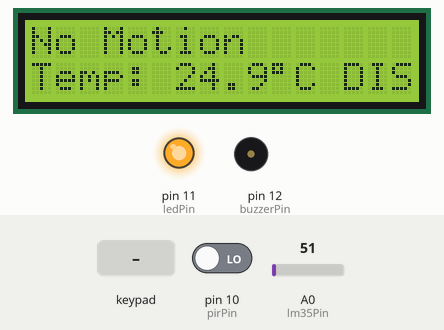
The sketch below on a simulated Arduino Uno, built with avr-gcc and run on an emulated ATmega328P. Parts: 16×2 character LCD, output pins drawn as LEDs (lit = HIGH), buzzer (waves = sounding, pin HIGH). Inputs (shaded band) come from the test bench; at power-on: pin 10 (pirPin) LOW, A0 (lm35Pin) = 51.

Above: at 6.2 s.
6.3 s: keypad keys 1 2 3 4 # pressed 0.4 s apart
At 8.9 s:
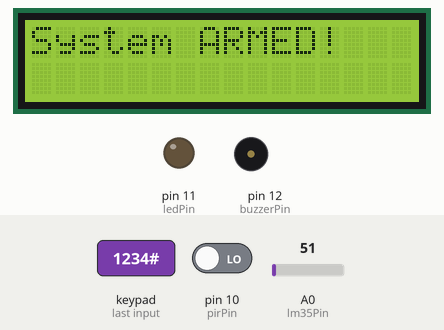
11.3 s: pin 10 (pirPin) driven HIGH
At 11.59 s:
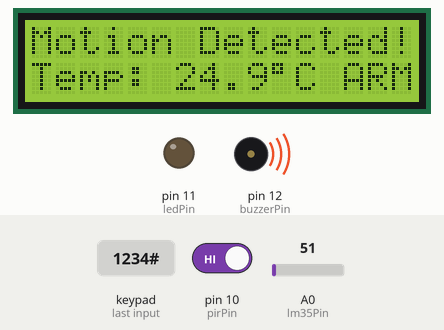
13.1 s: key '*' pressed
At 15.9 s:
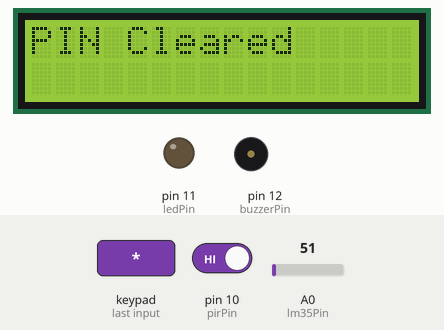
16.1 s: A0 (lm35Pin) set to 61
18.7 s: pin 10 (pirPin) driven LOW
At 21.5 s:
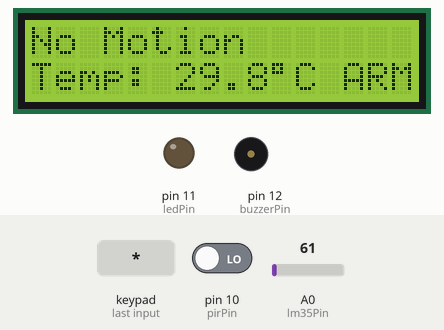
21.7 s: key '#' pressed
At 22.7 s:
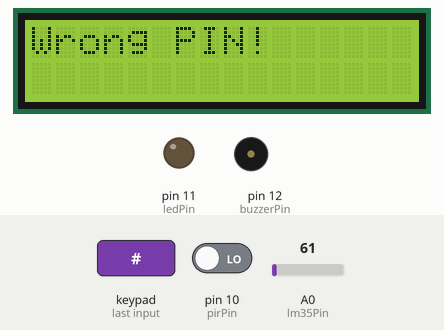
Timing chart, 0 to 24.7 s (numbered marks = the images above; inputs shaded):
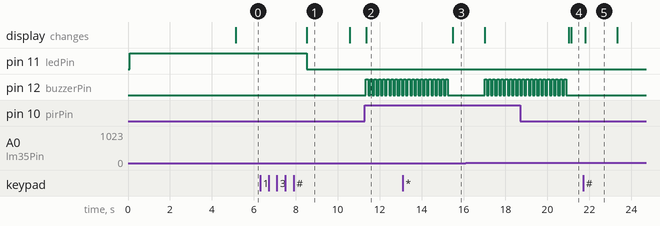

The sketch:

lcd.ino
```cpp
#include <Keypad.h>
#include <LiquidCrystal_I2C.h> // I2C LCD এর জন্য

// --- পিন কনফিগারেশন (Pin Definitions) ---
// Keypad এর পিন (আপনার ছবি অনুযায়ী 4x4 keypad)
const byte ROWS = 4;
const byte COLS = 4;
char keys[ROWS][COLS] = {
  {'1','2','3','A'},
  {'4','5','6','B'},
  {'7','8','9','C'},
  {'*','0','#','D'}
};
// আপনার ছবি অনুযায়ী পিনগুলি সঠিকভাবে যুক্ত করুন
byte rowPins[ROWS] = {9, 8, 7, 6}; // Arduino পিন রো এর জন্য
byte colPins[COLS] = {5, 4, 3, 2}; // Arduino পিন কলাম এর জন্য

// সেন্সর ও অ্যাকচুয়েটরের পিন
const int pirPin = 10;        // PIR সেন্সরের আউটপুট পিন
const int lm35Pin = A0;       // LM35 টেম্পারেচার সেন্সরের এনালগ পিন
const int ledPin = 11;        // সোলেনয়েড/LED এর পিন (আপনার ছবিতে LED দেখা যাচ্ছে, তাই নাম পরিবর্তন করা হলো)
const int buzzerPin = 12;     // বাজার (Buzzer) পিন

// --- LCD সেটআপ (LCD Setup) ---
// I2C LCD এর ঠিকানা (Address) এবং সাইজ (16x2)
LiquidCrystal_I2C lcd(0x27, 16, 2);

// --- Keypad অবজেক্ট তৈরি (Keypad Object) ---
Keypad customKeypad = Keypad(makeKeymap(keys), rowPins, colPins, ROWS, COLS);

// --- ভ্যারিয়েবল (Variables) ---
String correctPass = "1234";  // আপনার সেট করা পাসওয়ার্ড
String inputCode = "";
bool isArmed = false;       // সিস্টেম আর্মড আছে কিনা

// ------------------------------------
// Setup ফাংশন
// ------------------------------------
void setup() {
  Serial.begin(9600);

  // পিন মোড সেট করা
  pinMode(pirPin, INPUT);
  pinMode(ledPin, OUTPUT); // LED/সোলেনয়েড পিন
  pinMode(buzzerPin, OUTPUT);

  // LED বন্ধ (বা সোলেনয়েড লক)
  digitalWrite(ledPin, LOW);
  digitalWrite(buzzerPin, LOW);

  // LCD ইনিশিয়ালাইজ করা
  lcd.init();
  lcd.backlight();
  lcd.clear();

  // ***** এখানে প্রথমবার আপনার চাওয়া মেসেজটি ডিসপ্লে করা হচ্ছে *****

  // একটি কাল্পনিক মান 74.8 সেট করা হলো, যেহেতু সিমুলেটরে ঠিক এই মানটি চান
  float initialTemp = 74.8;

  lcd.setCursor(0, 0);
  lcd.print("No Motion"); // প্রথম লাইন
  lcd.setCursor(0, 1);
  lcd.print("Temp: ");
  lcd.print(initialTemp, 1); // 74.8
  lcd.print((char)223); // ডিগ্রি চিহ্নের জন্য
  lcd.print("C");

  // ***** LED/বাল্ব চালু করা হচ্ছে *****
  digitalWrite(ledPin, HIGH);

  // ** বিঃদ্রঃ: সিমুলেশনে LM35 এর এনালগ রিডিং সাধারণত 74.8 ডিগ্রি C দেয় না।
  // এই ফাংশনটি শুধু প্রথম ডিসপ্লের জন্য। লুপে আসল তাপমাত্রা রিড করা হবে।

  delay(5000); // এই মেসেজটি ৫ সেকেন্ড ধরে দেখাবে
  lcd.clear(); // তারপর লুপের কাজ শুরু হবে
}

// ------------------------------------
// Loop ফাংশন
// ------------------------------------
void loop() {
  // Keypad ইনপুট চেক করা
  char key = customKeypad.getKey();
  if (key) {
    handleKey(key);
  }

  // তাপমাত্রা পরিমাপ ও ডিসপ্লে
  float temperature = readTemperature();
  lcd.setCursor(0, 0);

  // PIR সেন্সর চেক করা (যদি সিস্টেম আর্মড থাকে)
  int motion = digitalRead(pirPin);

  if (motion == HIGH) {
      lcd.print("Motion Detected!");
      digitalWrite(ledPin, LOW); // মোশন থাকলে LED বন্ধ
    if (isArmed) {
      triggerAlarm();
    }
  } else {
      lcd.print("No Motion       "); // 16 অক্ষরের স্পেস দিয়ে ওভাররাইড
      if (!isArmed) {
        digitalWrite(ledPin, HIGH); // ডিসআর্মড এবং মোশন না থাকলে LED জ্বলবে (যেমনটি ছবিতে আছে)
      } else {
        digitalWrite(ledPin, LOW); // আর্মড থাকলে LED বন্ধ
      }
  }

  // দ্বিতীয় লাইন: তাপমাত্রা এবং আর্মড স্ট্যাটাস
  lcd.setCursor(0, 1);
  lcd.print("Temp: ");
  lcd.print(temperature, 1); // এক দশমিক স্থান পর্যন্ত
  lcd.print((char)223); // ডিগ্রি চিহ্নের জন্য
  lcd.print("C");
  lcd.print(isArmed ? " ARMED" : " DISARMED"); // স্ট্যাটাস দেখাবে

  delay(100); // একটি ছোট বিলম্ব
}

// ------------------------------------
// অতিরিক্ত ফাংশন (পূর্বের কোড অনুযায়ী)
// ------------------------------------

void handleKey(char key) {
  // ... (পূর্বের handleKey ফাংশন) ...
  if (key == '#') {
    if (inputCode == correctPass) {
      if (isArmed) {
        disarmSystem();
      } else {
        armSystem();
      }
    } else {
      showError("Wrong PIN!");
      inputCode = "";
    }
  } else if (key == '*') {
    inputCode = "";
    showError("PIN Cleared");
  } else {
    inputCode += key;
    lcd.setCursor(10, 0);
    lcd.print(inputCode);
  }
}

// তাপমাত্রা পরিমাপ ফাংশন
float readTemperature() {
  int analogValue = analogRead(lm35Pin);
  float voltage = analogValue * (5.0 / 1024.0);
  float tempC = voltage * 100.0;
  return tempC;
}

// সিস্টেম আর্ম করা
void armSystem() {
  isArmed = true;
  digitalWrite(ledPin, LOW); // আর্মড হলে LED বন্ধ
  digitalWrite(buzzerPin, LOW);
  lcd.clear();
  lcd.setCursor(0, 0);
  lcd.print("System ARMED!");
  delay(2000);
  inputCode = "";
  lcd.clear();
}

// সিস্টেম ডিসআর্ম করা
void disarmSystem() {
  isArmed = false;
  digitalWrite(ledPin, HIGH); // ডিসআর্মড হলে LED চালু
  digitalWrite(buzzerPin, LOW);
  lcd.clear();
  lcd.setCursor(0, 0);
  lcd.print("System DISARMED");
  delay(2000);
  inputCode = "";
  lcd.clear();
}

// অ্যালার্ম বাজানো
void triggerAlarm() {
  // ... (পূর্বের triggerAlarm ফাংশন) ...
  for(int i = 0; i < 20; i++) {
    digitalWrite(buzzerPin, HIGH);
    delay(100);
    digitalWrite(buzzerPin, LOW);
    delay(100);
  }
}

// এরর ডিসপ্লে করা
void showError(String msg) {
  lcd.clear();
  lcd.setCursor(0, 0);
  lcd.print(msg);
  delay(1500);
  lcd.clear();
}
```

Measured:
- after the input at 6.3 s, pin 11 (ledPin): HIGH → LOW after 2.2 s; the display: changes after 2.2 s (image 1)
- after the input at 11.3 s, pin 12 (buzzerPin): alternates HIGH for 0.10 s and LOW for 0.10 s, starting after 0.05 s; the display: changes after 0.05 s (image 2)
- after the input at 13.1 s, pin 12 (buzzerPin): goes on until 15.2 s, then stays LOW; the display: changes after 2.4 s (image 3)
- after the input at 18.7 s, pin 12 (buzzerPin): goes on until 20.9 s, then stays LOW; the display: first differs from a run without the input after 2.4 s (image 4)
- after the input at 21.7 s, the display: changes after 0.10 s (image 5)
- what the display in image 1 shows lasts 2.1 s, from 8.5 s to 10.6 s
- what the display in image 5 shows lasts 1.5 s, from 21.8 s to 23.3 s
